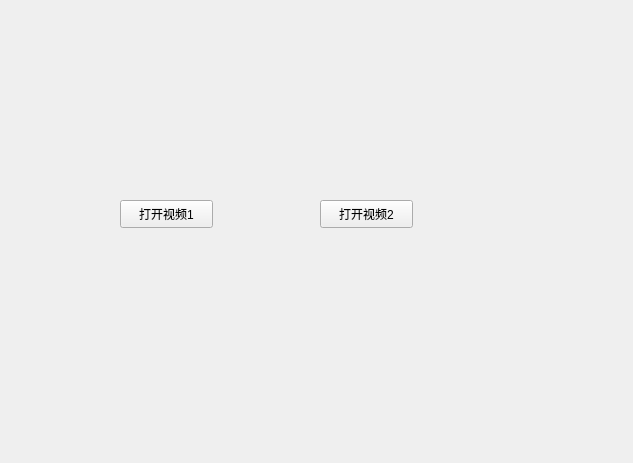
<?xml version="1.0" encoding="UTF-8"?>
<ui version="4.0">
 <class>window1</class>
 <widget class="QWidget" name="window1">
  <property name="geometry">
   <rect>
    <x>0</x>
    <y>0</y>
    <width>633</width>
    <height>463</height>
   </rect>
  </property>
  <property name="windowTitle">
   <string>Form</string>
  </property>
  <widget class="QPushButton" name="pushButton">
   <property name="geometry">
    <rect>
     <x>120</x>
     <y>200</y>
     <width>93</width>
     <height>28</height>
    </rect>
   </property>
   <property name="text">
    <string>打开视频1</string>
   </property>
  </widget>
  <widget class="QPushButton" name="pushButton_2">
   <property name="geometry">
    <rect>
     <x>320</x>
     <y>200</y>
     <width>93</width>
     <height>28</height>
    </rect>
   </property>
   <property name="text">
    <string>打开视频2</string>
   </property>
  </widget>
 </widget>
 <resources/>
 <connections/>
</ui>
